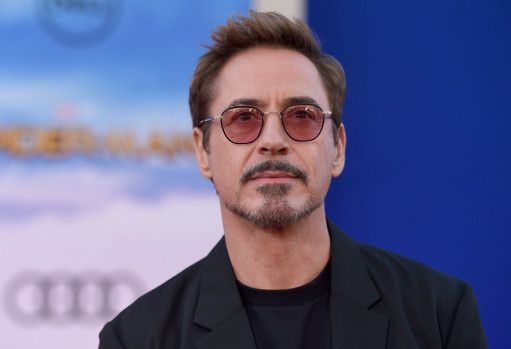
#> input picture Guides/RDJ.jpg, 511 x 349 px
$ python NumpyAndImages.py
#> lines starting #> are read from the running program, lines starting #| are printed output that depends on the picture
import os
import sys
import numpy as np
import cv2
import matplotlib.pyplot as plt
from scipy.signal import convolve
from skimage import filters

#when you read an image using imread in cv2, we get a numpy array (kind of like a matrix) representing the image.
image = cv2.imread("RDJ.jpg")
#> image is the input picture: shape (349, 511, 3); mean B, G, R 140.7, 99.8, 97.6
#since it is a numpy array, numpy operations work on the image.

#one operation is shape, which gives you the dimension of the array.
print(image.shape)
#| (349, 511, 3)

#notice how the image has a last dimension of 3.
#this represents each color channel red, green, and blue.

#openCV has a nice function that separates the image into its color channels.
b, g, r = cv2.split(image)
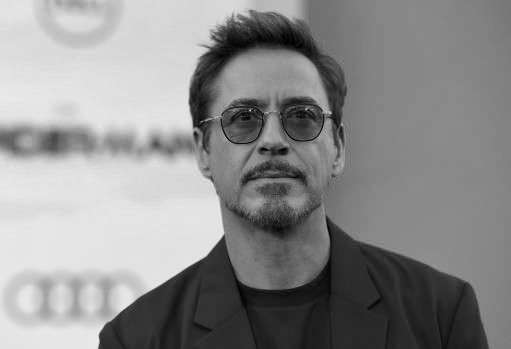
#> b: shape (349, 511); min 0, max 238, mean 140.7
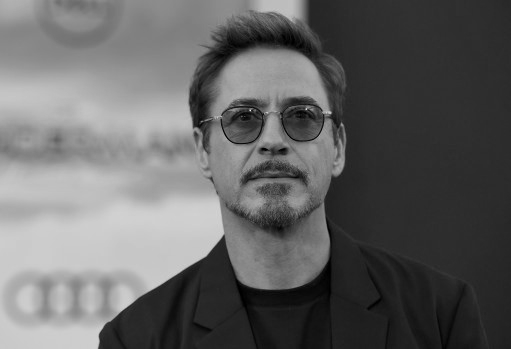
#> g: shape (349, 511); min 0, max 240, mean 99.8
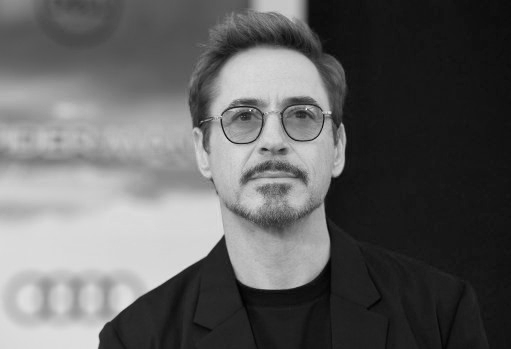
#> r: shape (349, 511); min 1, max 255, mean 97.6
#openCV has a function to show images, imshow. However, it is kind of like a stream and will close if program is no longer running.
#required args: string for name of window to display, numpy array representing image
cv2.imshow("image", image)
#instead we will use pyplot's imshow method.
#use imshow to load the image, then use show to actually display the image.

#example:
#imshow required arguments: nparray
plt.imshow(g)
plt.show()
plt.imshow(image)
plt.show()

#for easier calculations, let's convert our image into a grayscale (1-dimensional) image.

#cv2.cvtColor takes 2 required arguments: the numpy image representing image, and function for changing color space.

image = cv2.cvtColor(image, cv2.COLOR_RGB2GRAY)
#> image: shape (349, 511)

#a 1-channel image in pyplot is, by default, greenish. We can change the colormap, though!
plt.imshow(image)
plt.show()

#google the colormaps lol

plt.imshow(image, cmap="gray")
plt.show()


#pyplot uses BGR. So that's why the image seems very blue.
#if we want a gray representation of the same image with 3 color channels, we can do this:
gray_image = np.dstack((image, image, image))
#np.dstack stacks k arrays of the same dimension (m,n) together, orming a new matrix of dimension (m,n,k)
plt.imshow(gray_image)
plt.show()

#anyways, back too manipulating the image.

#if we transpose the image, it rotates 90 degrees. the usua syntax is np.transpose(nparray), but we can also do it as follows:
image_transpose = image.T
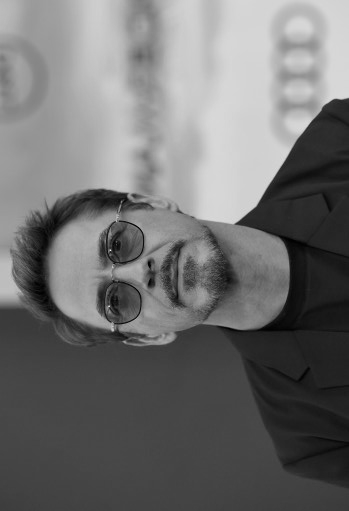
#> image_transpose: shape (511, 349); min 1, max 241, mean 111.8
plt.imshow(image_transpose)
plt.show()

#now fun stuff!

#we will apply a box filter to the image.

box_filter=np.ones((10, 10))/(10*10) # define a box filter
image_boxed = convolve(image, box_filter, mode = 'same')
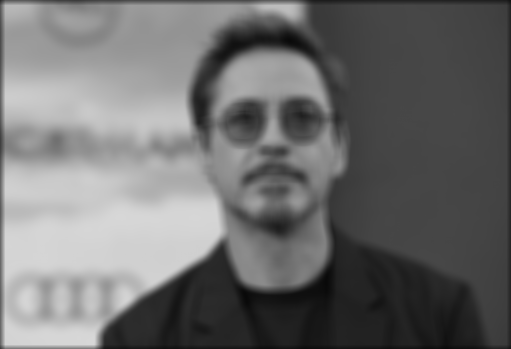
#> image_boxed: shape (349, 511) float64; min 9.19, max 215.5, mean 110.6
plt.imshow(image_boxed)
plt.show()

#other filters:

sobel_filter = np.array([[1,0,-1], [2,0,-2],[1,0,-1]])
I_vert_edge = convolve(image, sobel_filter, mode='same')
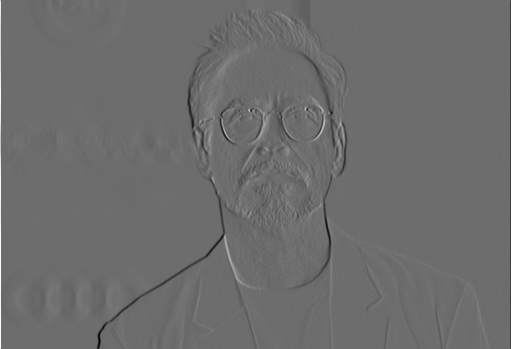
#> I_vert_edge: shape (349, 511) int64; min -642, max 856, mean -1; drawn with min black and max white
plt.imshow(I_vert_edge)
plt.show()

sharp_filter = np.array([[0,-1,0], [-1,5,-1],[0,-1,0]])
sharp_image = convolve(image, sharp_filter, mode='same')
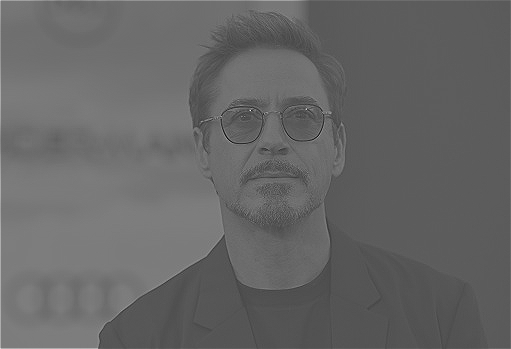
#> sharp_image: shape (349, 511) int64; min -339, max 786, mean 112.8; drawn with min black and max white
plt.imshow(sharp_image)
plt.show()
